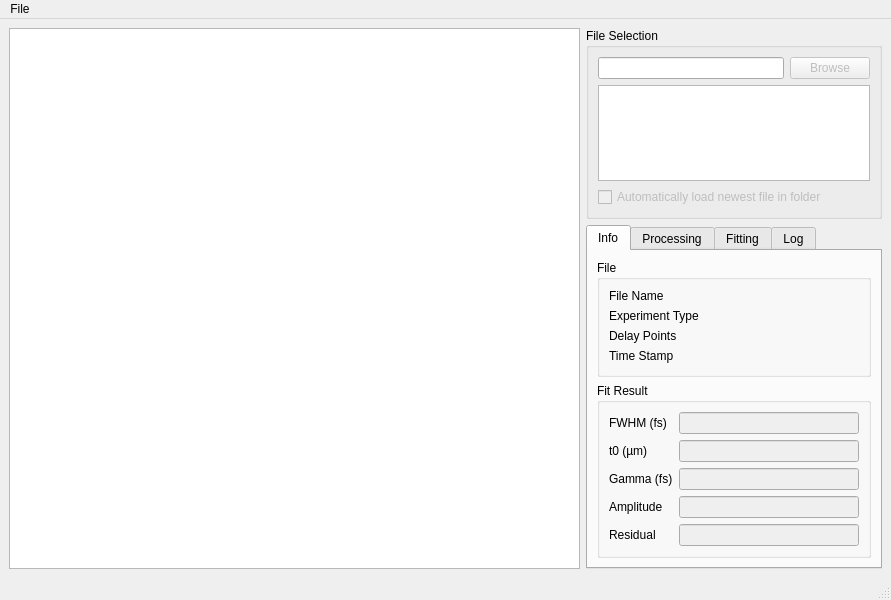
<?xml version="1.0" encoding="UTF-8"?>
<ui version="4.0">
 <class>plotGasTransient</class>
 <widget class="QMainWindow" name="plotGasTransient">
  <property name="geometry">
   <rect>
    <x>0</x>
    <y>0</y>
    <width>891</width>
    <height>600</height>
   </rect>
  </property>
  <property name="windowTitle">
   <string>Plot Gas Transients</string>
  </property>
  <widget class="QWidget" name="centralwidget">
   <property name="sizePolicy">
    <sizepolicy hsizetype="Preferred" vsizetype="Preferred">
     <horstretch>0</horstretch>
     <verstretch>0</verstretch>
    </sizepolicy>
   </property>
   <layout class="QHBoxLayout" name="horizontalLayout" stretch="2,1">
    <item>
     <widget class="GraphicsLayoutWidget" name="plotLayoutWidget"/>
    </item>
    <item>
     <layout class="QVBoxLayout" name="verticalLayout">
      <item>
       <widget class="QGroupBox" name="groupBox">
        <property name="title">
         <string>File Selection</string>
        </property>
        <layout class="QVBoxLayout" name="verticalLayout_2">
         <item>
          <layout class="QHBoxLayout" name="horizontalLayout_2">
           <item>
            <widget class="QLineEdit" name="directoryPath"/>
           </item>
           <item>
            <widget class="QPushButton" name="browsePathButton">
             <property name="enabled">
              <bool>false</bool>
             </property>
             <property name="text">
              <string>Browse</string>
             </property>
            </widget>
           </item>
          </layout>
         </item>
         <item>
          <widget class="QListView" name="fileListView">
           <property name="viewMode">
            <enum>QListView::ListMode</enum>
           </property>
          </widget>
         </item>
         <item>
          <widget class="QCheckBox" name="autoLoadFiles">
           <property name="enabled">
            <bool>false</bool>
           </property>
           <property name="text">
            <string>Automatically load newest file in folder</string>
           </property>
           <property name="checked">
            <bool>false</bool>
           </property>
          </widget>
         </item>
        </layout>
       </widget>
      </item>
      <item>
       <widget class="QTabWidget" name="tabWidget">
        <property name="currentIndex">
         <number>0</number>
        </property>
        <widget class="QWidget" name="tab">
         <attribute name="title">
          <string>Info</string>
         </attribute>
         <layout class="QVBoxLayout" name="verticalLayout_5">
          <item>
           <widget class="QGroupBox" name="groupBox_2">
            <property name="title">
             <string>File</string>
            </property>
            <layout class="QFormLayout" name="formLayout">
             <item row="0" column="0">
              <widget class="QLabel" name="label">
               <property name="text">
                <string>File Name</string>
               </property>
              </widget>
             </item>
             <item row="1" column="0">
              <widget class="QLabel" name="label_2">
               <property name="text">
                <string>Experiment Type</string>
               </property>
              </widget>
             </item>
             <item row="2" column="0">
              <widget class="QLabel" name="label_3">
               <property name="text">
                <string>Delay Points</string>
               </property>
              </widget>
             </item>
             <item row="3" column="0">
              <widget class="QLabel" name="label_4">
               <property name="text">
                <string>Time Stamp</string>
               </property>
              </widget>
             </item>
             <item row="0" column="1">
              <widget class="QLabel" name="lFileName">
               <property name="text">
                <string/>
               </property>
              </widget>
             </item>
             <item row="1" column="1">
              <widget class="QLabel" name="lExperimentType">
               <property name="text">
                <string/>
               </property>
              </widget>
             </item>
             <item row="2" column="1">
              <widget class="QLabel" name="lDelayPoints">
               <property name="text">
                <string/>
               </property>
              </widget>
             </item>
             <item row="3" column="1">
              <widget class="QLabel" name="lTimeStamp">
               <property name="text">
                <string/>
               </property>
              </widget>
             </item>
            </layout>
           </widget>
          </item>
          <item>
           <widget class="QGroupBox" name="groupBox_3">
            <property name="title">
             <string>Fit Result</string>
            </property>
            <layout class="QFormLayout" name="formLayout_2">
             <item row="0" column="0">
              <widget class="QLabel" name="label_5">
               <property name="text">
                <string>FWHM (fs)</string>
               </property>
              </widget>
             </item>
             <item row="1" column="0">
              <widget class="QLabel" name="label_6">
               <property name="text">
                <string>t0 (µm)</string>
               </property>
              </widget>
             </item>
             <item row="2" column="0">
              <widget class="QLabel" name="label_7">
               <property name="text">
                <string>Gamma (fs)</string>
               </property>
              </widget>
             </item>
             <item row="3" column="0">
              <widget class="QLabel" name="label_8">
               <property name="text">
                <string>Amplitude</string>
               </property>
              </widget>
             </item>
             <item row="4" column="0">
              <widget class="QLabel" name="label_9">
               <property name="text">
                <string>Residual</string>
               </property>
              </widget>
             </item>
             <item row="0" column="1">
              <widget class="QLineEdit" name="eFWHM">
               <property name="enabled">
                <bool>false</bool>
               </property>
              </widget>
             </item>
             <item row="1" column="1">
              <widget class="QLineEdit" name="eTimeZero">
               <property name="enabled">
                <bool>false</bool>
               </property>
              </widget>
             </item>
             <item row="2" column="1">
              <widget class="QLineEdit" name="eGamma">
               <property name="enabled">
                <bool>false</bool>
               </property>
              </widget>
             </item>
             <item row="3" column="1">
              <widget class="QLineEdit" name="eAmplitude">
               <property name="enabled">
                <bool>false</bool>
               </property>
              </widget>
             </item>
             <item row="4" column="1">
              <widget class="QLineEdit" name="eResidual">
               <property name="enabled">
                <bool>false</bool>
               </property>
              </widget>
             </item>
            </layout>
           </widget>
          </item>
         </layout>
        </widget>
        <widget class="QWidget" name="tab_3">
         <attribute name="title">
          <string>Processing</string>
         </attribute>
         <layout class="QGridLayout" name="gridLayout">
          <item row="1" column="0">
           <widget class="QCheckBox" name="highpass">
            <property name="text">
             <string>Highpass, Bandwidth:</string>
            </property>
           </widget>
          </item>
          <item row="2" column="0" colspan="2">
           <widget class="QCheckBox" name="averageIntensities">
            <property name="text">
             <string>Average Intensities per Spectrum</string>
            </property>
           </widget>
          </item>
          <item row="7" column="0" colspan="2">
           <widget class="QPushButton" name="refreshPlot">
            <property name="text">
             <string>Refresh</string>
            </property>
           </widget>
          </item>
          <item row="1" column="1">
           <widget class="QSpinBox" name="highpassBandwidth">
            <property name="maximum">
             <number>1000</number>
            </property>
            <property name="value">
             <number>100</number>
            </property>
           </widget>
          </item>
          <item row="6" column="0">
           <spacer name="verticalSpacer_2">
            <property name="orientation">
             <enum>Qt::Vertical</enum>
            </property>
            <property name="sizeHint" stdset="0">
             <size>
              <width>20</width>
              <height>40</height>
             </size>
            </property>
           </spacer>
          </item>
          <item row="3" column="0">
           <widget class="QCheckBox" name="subtractBackground">
            <property name="text">
             <string>Subtract Background Region (Blue)</string>
            </property>
           </widget>
          </item>
          <item row="4" column="0">
           <widget class="QCheckBox" name="edgeReference">
            <property name="enabled">
             <bool>false</bool>
            </property>
            <property name="text">
             <string>Edge Referencing (Red)</string>
            </property>
           </widget>
          </item>
          <item row="5" column="0">
           <widget class="QCheckBox" name="autoScaleOnUpdate">
            <property name="text">
             <string>Auto Scale Colorbar</string>
            </property>
           </widget>
          </item>
         </layout>
        </widget>
        <widget class="QWidget" name="tab_2">
         <property name="sizePolicy">
          <sizepolicy hsizetype="Preferred" vsizetype="Preferred">
           <horstretch>0</horstretch>
           <verstretch>0</verstretch>
          </sizepolicy>
         </property>
         <attribute name="title">
          <string>Fitting</string>
         </attribute>
         <layout class="QFormLayout" name="formLayout_3">
          <item row="0" column="0">
           <widget class="QCheckBox" name="runFit">
            <property name="text">
             <string>Enable Fitting</string>
            </property>
           </widget>
          </item>
          <item row="1" column="0">
           <widget class="QCheckBox" name="centerPlotOnTimeZero">
            <property name="text">
             <string>Center Plot on t0</string>
            </property>
           </widget>
          </item>
          <item row="2" column="0">
           <widget class="QCheckBox" name="plotFitInFs">
            <property name="text">
             <string>Plot result in fs</string>
            </property>
           </widget>
          </item>
          <item row="6" column="0">
           <spacer name="verticalSpacer">
            <property name="orientation">
             <enum>Qt::Vertical</enum>
            </property>
            <property name="sizeHint" stdset="0">
             <size>
              <width>20</width>
              <height>40</height>
             </size>
            </property>
           </spacer>
          </item>
          <item row="3" column="0">
           <widget class="QCheckBox" name="useSVDForFit">
            <property name="text">
             <string>Use SVD, Index:</string>
            </property>
           </widget>
          </item>
          <item row="3" column="1">
           <widget class="QSpinBox" name="svdIndex"/>
          </item>
          <item row="7" column="0" colspan="2">
           <widget class="QPushButton" name="runFitButton">
            <property name="text">
             <string>Run Fit</string>
            </property>
           </widget>
          </item>
          <item row="4" column="0" colspan="2">
           <widget class="QCheckBox" name="useSVDForPlot">
            <property name="enabled">
             <bool>false</bool>
            </property>
            <property name="text">
             <string>Use SVD in Plot</string>
            </property>
           </widget>
          </item>
          <item row="5" column="0" colspan="2">
           <widget class="QCheckBox" name="extractGauss">
            <property name="text">
             <string>Extract Pulse Envelope</string>
            </property>
           </widget>
          </item>
         </layout>
        </widget>
        <widget class="QWidget" name="tab_4">
         <attribute name="title">
          <string>Log</string>
         </attribute>
         <layout class="QVBoxLayout" name="verticalLayout_3">
          <item>
           <widget class="QPlainTextEdit" name="logView">
            <property name="sizePolicy">
             <sizepolicy hsizetype="Preferred" vsizetype="Preferred">
              <horstretch>0</horstretch>
              <verstretch>0</verstretch>
             </sizepolicy>
            </property>
           </widget>
          </item>
         </layout>
        </widget>
       </widget>
      </item>
     </layout>
    </item>
   </layout>
  </widget>
  <widget class="QMenuBar" name="menubar">
   <property name="geometry">
    <rect>
     <x>0</x>
     <y>0</y>
     <width>891</width>
     <height>21</height>
    </rect>
   </property>
   <widget class="QMenu" name="menuFile">
    <property name="title">
     <string>File</string>
    </property>
    <addaction name="actionLoad"/>
    <addaction name="separator"/>
    <addaction name="actionQuit"/>
   </widget>
   <addaction name="menuFile"/>
  </widget>
  <widget class="QStatusBar" name="statusbar"/>
  <action name="actionQuit">
   <property name="text">
    <string>Quit</string>
   </property>
  </action>
  <action name="actionLoad">
   <property name="enabled">
    <bool>false</bool>
   </property>
   <property name="text">
    <string>Load...</string>
   </property>
  </action>
 </widget>
 <customwidgets>
  <customwidget>
   <class>GraphicsLayoutWidget</class>
   <extends>QGraphicsView</extends>
   <header>pyqtgraph</header>
  </customwidget>
 </customwidgets>
 <resources/>
 <connections>
  <connection>
   <sender>actionQuit</sender>
   <signal>triggered()</signal>
   <receiver>plotGasTransient</receiver>
   <slot>close()</slot>
   <hints>
    <hint type="sourcelabel">
     <x>-1</x>
     <y>-1</y>
    </hint>
    <hint type="destinationlabel">
     <x>445</x>
     <y>299</y>
    </hint>
   </hints>
  </connection>
  <connection>
   <sender>useSVDForFit</sender>
   <signal>toggled(bool)</signal>
   <receiver>useSVDForPlot</receiver>
   <slot>setEnabled(bool)</slot>
   <hints>
    <hint type="sourcelabel">
     <x>655</x>
     <y>367</y>
    </hint>
    <hint type="destinationlabel">
     <x>652</x>
     <y>393</y>
    </hint>
   </hints>
  </connection>
 </connections>
</ui>
